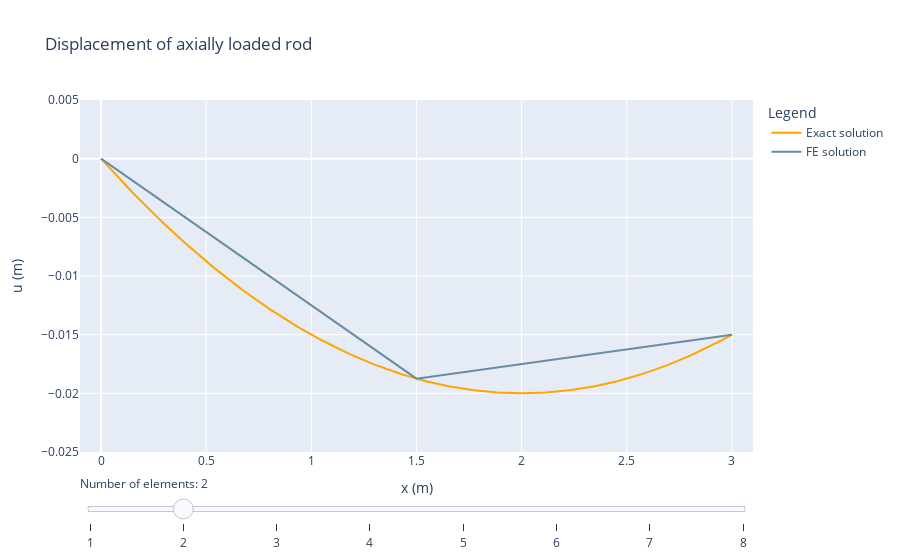

Notebook source saved alongside this figure:
### Code cell
import plotly.graph_objects as go
import numpy as np
import matplotlib.pyplot as plt

# Colors
grey = '#eeeeee' # light grey fill

## Prepare all the graphs that are to be plotted
# Define the range of densities to plot
range_elements = np.arange(1, 9, 1)

## Create plot
fig = go.Figure()

base_traces = 0 # Number of traces that are always visible

length = 3              # Length
EA = 1e3                # Stiffness EA
F_right = 10            # Load applied at the right boundary
u_left = 0              # Displacement at the left boundary
q_load = -10            # Distibuted load

x_analytical = np.linspace(0, length, 1000)
u_analytical = -(q_load * ((x_analytical - length)**2 - length**2)) / (2 * EA) + (F_right / EA) * x_analytical

# Add traces, one for each slider step
for a in range_elements: 
    x, u  = simulate(a)
    fig.add_trace(  
        go.Scatter(
            visible=False,
            x=x_analytical,
            y=u_analytical,
            line=dict(color='#FFA500'),
            mode='lines',
            name='Exact solution'))
    fig.add_trace(        
        go.Scatter(
            visible=False,
            x=x,
            y=u,
            line=dict(color='#6a8ba4'),
            mode='lines',
            name='FE solution'))

traces_per_step = 2 # Number of traces per value of a

# Show the traces for one value of a when loading the plot (initial setup)
active_a_index = 1
for i in range(traces_per_step):
    curr_idx = int(base_traces + active_a_index*traces_per_step + i)
    fig.data[curr_idx].visible = True

# Create and add slider
steps = []
for i in range(0, range_elements.shape[0]):
    visarray = [False] * len(fig.data)
    visarray[0:base_traces] = [True] * base_traces
    curr_idx = int(base_traces + i * traces_per_step)
    next_idx = int(base_traces + (i+1) * traces_per_step)
    visarray[curr_idx:next_idx] = [True] * traces_per_step
    step = dict(
        method="update",
        args=[{"visible": visarray}],
        label=str(round(range_elements[i], 1))
    )
    steps.append(step)

sliders = [dict(
    active=active_a_index,
    currentvalue={"prefix": r"Number of elements: "},
    steps=steps
)]

fig.update_layout(
    sliders=sliders,
    legend_title="Legend",
)

fig.update_xaxes(title_text='x (m)', range=[-0.1, 3.1])

# Update yaxis properties
fig.update_yaxes(title_text='u (m)', range=[-0.025, 0.005])

fig.update_layout(
    title="Displacement of axially loaded rod",
    sliders=sliders,
    legend_title="Legend"
)

fig

### Figure 1 — Plotly figure (JSON) as saved in the notebook; plotly's stock layout.template omitted (floating-point values rounded to 4 significant figures; data arrays with more than 128 entries replaced by an {"elided": "..."} marker saying what was removed)
{"data": [{"line": {"color": "#FFA500"}, "mode": "lines", "name": "Exact solution", "type": "scatter", "visible": false, "x": {"elided": "1000 float values"}, "y": {"elided": "1000 float values"}}, {"line": {"color": "#6a8ba4"}, "mode": "lines", "name": "FE solution", "type": "scatter", "visible": false, "x": [0, 3], "y": [0, -0.015]}, {"line": {"color": "#FFA500"}, "mode": "lines", "name": "Exact solution", "type": "scatter", "visible": true, "x": {"elided": "1000 float values"}, "y": {"elided": "1000 float values"}}, {"line": {"color": "#6a8ba4"}, "mode": "lines", "name": "FE solution", "type": "scatter", "visible": true, "x": [0, 1.5, 3], "y": [0, -0.01875, -0.015]}, {"line": {"color": "#FFA500"}, "mode": "lines", "name": "Exact solution", "type": "scatter", "visible": false, "x": {"elided": "1000 float values"}, "y": {"elided": "1000 float values"}}, {"line": {"color": "#6a8ba4"}, "mode": "lines", "name": "FE solution", "type": "scatter", "visible": false, "x": [0, 1, 2, 3], "y": [0, -0.015, -0.02, -0.015]}, {"line": {"color": "#FFA500"}, "mode": "lines", "name": "Exact solution", "type": "scatter", "visible": false, "x": {"elided": "1000 float values"}, "y": {"elided": "1000 float values"}}, {"line": {"color": "#6a8ba4"}, "mode": "lines", "name": "FE solution", "type": "scatter", "visible": false, "x": [0, 0.75, 1.5, 2.25, 3], "y": [0, -0.01219, -0.01875, -0.01969, -0.015]}, {"line": {"color": "#FFA500"}, "mode": "lines", "name": "Exact solution", "type": "scatter", "visible": false, "x": {"elided": "1000 float values"}, "y": {"elided": "1000 float values"}}, {"line": {"color": "#6a8ba4"}, "mode": "lines", "name": "FE solution", "type": "scatter", "visible": false, "x": [0, 0.6, 1.2, 1.8, 2.4, 3], "y": [0, -0.0102, -0.0168, -0.0198, -0.0192, -0.015]}, {"line": {"color": "#FFA500"}, "mode": "lines", "name": "Exact solution", "type": "scatter", "visible": false, "x": {"elided": "1000 float values"}, "y": {"elided": "1000 float values"}}, {"line": {"color": "#6a8ba4"}, "mode": "lines", "name": "FE solution", "type": "scatter", "visible": false, "x": [0, 0.5, 1, 1.5, 2, 2.5, 3], "y": [0, -0.00875, -0.015, -0.01875, -0.02, -0.01875, -0.015]}, {"line": {"color": "#FFA500"}, "mode": "lines", "name": "Exact solution", "type": "scatter", "visible": false, "x": {"elided": "1000 float values"}, "y": {"elided": "1000 float values"}}, {"line": {"color": "#6a8ba4"}, "mode": "lines", "name": "FE solution", "type": "scatter", "visible": false, "x": [0, 0.4286, 0.8571, 1.286, 1.714, 2.143, 2.571, 3], "y": [0, -0.007653, -0.01347, -0.01745, -0.01959, -0.0199, -0.01837, -0.015]}, {"line": {"color": "#FFA500"}, "mode": "lines", "name": "Exact solution", "type": "scatter", "visible": false, "x": {"elided": "1000 float values"}, "y": {"elided": "1000 float values"}}, {"line": {"color": "#6a8ba4"}, "mode": "lines", "name": "FE solution", "type": "scatter", "visible": false, "x": [0, 0.375, 0.75, 1.125, 1.5, 1.875, 2.25, 2.625, 3], "y": [0, -0.006797, -0.01219, -0.01617, -0.01875, -0.01992, -0.01969, -0.01805, -0.015]}], "layout": {"legend": {"title": {"text": "Legend"}}, "sliders": [{"active": 1, "currentvalue": {"prefix": "Number of elements: "}, "steps": [{"args": [{"visible": [true, true, false, false, false, false, false, false, false, false, false, false, false, false, false, false]}], "label": "1", "method": "update"}, {"args": [{"visible": [false, false, true, true, false, false, false, false, false, false, false, false, false, false, false, false]}], "label": "2", "method": "update"}, {"args": [{"visible": [false, false, false, false, true, true, false, false, false, false, false, false, false, false, false, false]}], "label": "3", "method": "update"}, {"args": [{"visible": [false, false, false, false, false, false, true, true, false, false, false, false, false, false, false, false]}], "label": "4", "method": "update"}, {"args": [{"visible": [false, false, false, false, false, false, false, false, true, true, false, false, false, false, false, false]}], "label": "5", "method": "update"}, {"args": [{"visible": [false, false, false, false, false, false, false, false, false, false, true, true, false, false, false, false]}], "label": "6", "method": "update"}, {"args": [{"visible": [false, false, false, false, false, false, false, false, false, false, false, false, true, true, false, false]}], "label": "7", "method": "update"}, {"args": [{"visible": [false, false, false, false, false, false, false, false, false, false, false, false, false, false, true, true]}], "label": "8", "method": "update"}]}], "title": {"text": "Displacement of axially loaded rod"}, "xaxis": {"range": [-0.1, 3.1], "title": {"text": "x (m)"}}, "yaxis": {"range": [-0.025, 0.005], "title": {"text": "u (m)"}}}}
